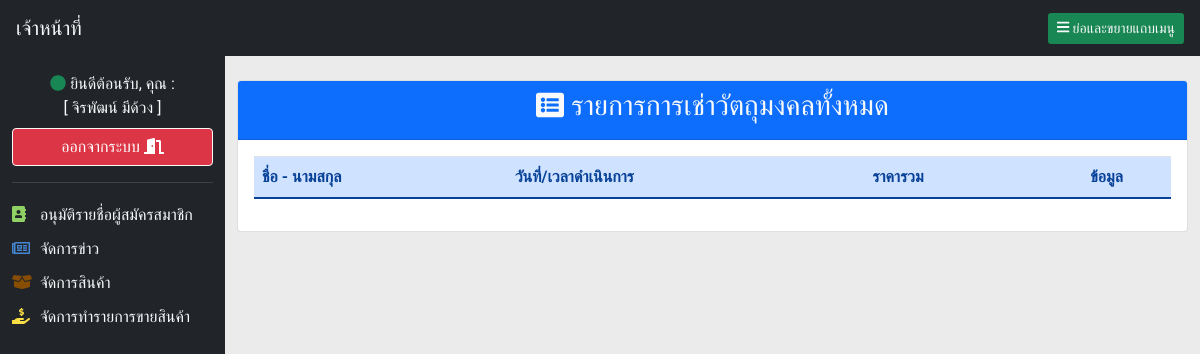
Page /back_house_system/manager.php?m=m4_sell_sys (signed in) on the earlier database version.
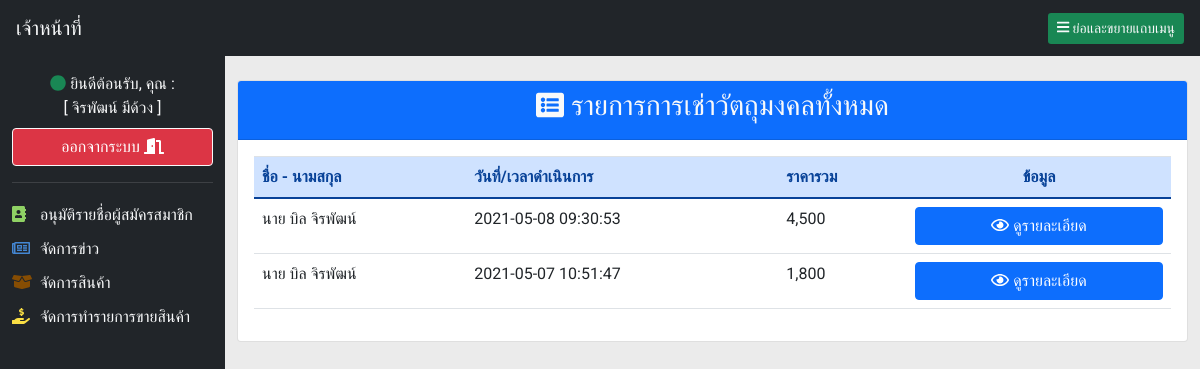
Same page on the later database version.
### tables this page shows
CREATE TABLE `save_basket` (
  `id_save_basket` int(11) NOT NULL,
  `id_user` int(11) NOT NULL,
  `id_basket` varchar(100) NOT NULL,
  `id_product` varchar(100) NOT NULL,
  `total_prod` varchar(20) NOT NULL,
  `phone_number` varchar(100) NOT NULL,
  `address_for_send` varchar(100) NOT NULL,
  `slip_img` varchar(150) NOT NULL DEFAULT 'wait',
  `date_time` timestamp NOT NULL DEFAULT current_timestamp() ON UPDATE current_timestamp(),
  `status_pay` varchar(50) NOT NULL DEFAULT 'not_pay'
);

CREATE TABLE `user` (
  `id` int(11) NOT NULL,
  `username` varchar(50) NOT NULL,
  `password` varchar(50) NOT NULL,
  `title_name` varchar(10) NOT NULL,
  `first_name` varchar(50) NOT NULL,
  `last_name` varchar(50) NOT NULL,
  `email` varchar(50) NOT NULL,
  `phone_number` varchar(10) NOT NULL,
  `profile_img` varchar(50) NOT NULL,
  `register_status` varchar(10) NOT NULL,
  `user_level` varchar(5) NOT NULL,
  `date_register` timestamp NOT NULL DEFAULT current_timestamp()
);

### func4pdo/connect.php (called while the page is built, shortened)
<?php
    class connect_db {
        function __construct()
        {
            $dsn = "mysql:host=localhost; dbname=sacred_object";
            $conn_db = new PDO($dsn, 'root','');
            $this->conn=$conn_db;
        }
        function runQuery($sql){
            $re = $this->conn->prepare($sql);
            return $re;
        }
    }
?>

### back_house_system/include_for_m/sell_sys.php (the view)
<?php
    $pdo4ThisP = new connect_db();
?>
<div class="card">
    <div class="card-header bg-primary text-light">
<h3 class="text-center"><i class="fas fa-list-alt"></i> รายการการเช่าวัตถุมงคลทั้งหมด</h3>
    </div>
    <div class="card-body">
    <table class="w-100 table table-hover" id="myTable">
        <thead class="text-nowrap alert-primary">
            <tr>
                <th>ชื่อ - นามสกุล</th>
                <th>วันที่/เวลาดำเนินการ</th>
                <th>ราคารวม</th>
                <th class="text-center">ข้อมูล</th>
            </tr>
        </thead>
        <tbody class="text-nowrap">
        <?php
            $sl_list_success = $pdo4ThisP->runQuery('SELECT * from save_basket Where status_pay=:s1 order by id_save_basket DESC');
            $sl_list_success->execute(['s1' => 'approved']);
            while($post = $sl_list_success->fetch()){
        ?>
            <tr>
                <td>
                    <?php
                        $sl_user = $pdo4ThisP->runQuery('SELECT * from user where id=:id_user');
                        $sl_user->execute(['id_user' => $post->id_user]);
                        $post_user = $sl_user->fetch();
                        echo $post_user->title_name." ".$post_user->first_name." ".$post_user->last_name;
                    ?>
                </td>
                <td><?php echo $post->date_time;?></td>
                <td><?php echo $post->total_prod ;?></td>
                <td>
                    <a href="manager.php?m=m4_veiw_order_come&id4_save_basket=<?php echo $post->id_save_basket; ?>" class="btn btn-primary w-100"><i class="far fa-eye"></i> ดูรายละเอียด</a>
                </td>
            </tr>
            <?php
            }
            ?>
        </tbody>
    </table>
    </div>
</div>

Differences in the rows shown:
added save_basket: id_user.title_name "นาย", id_user.first_name "บิล", id_user.last_name "จิรพัฒน์", date_time "2021-05-08 09:30:53", total_prod "4,500"
added save_basket: id_user.title_name "นาย", id_user.first_name "บิล", id_user.last_name "จิรพัฒน์", date_time "2021-05-07 10:51:47", total_prod "1,800"
